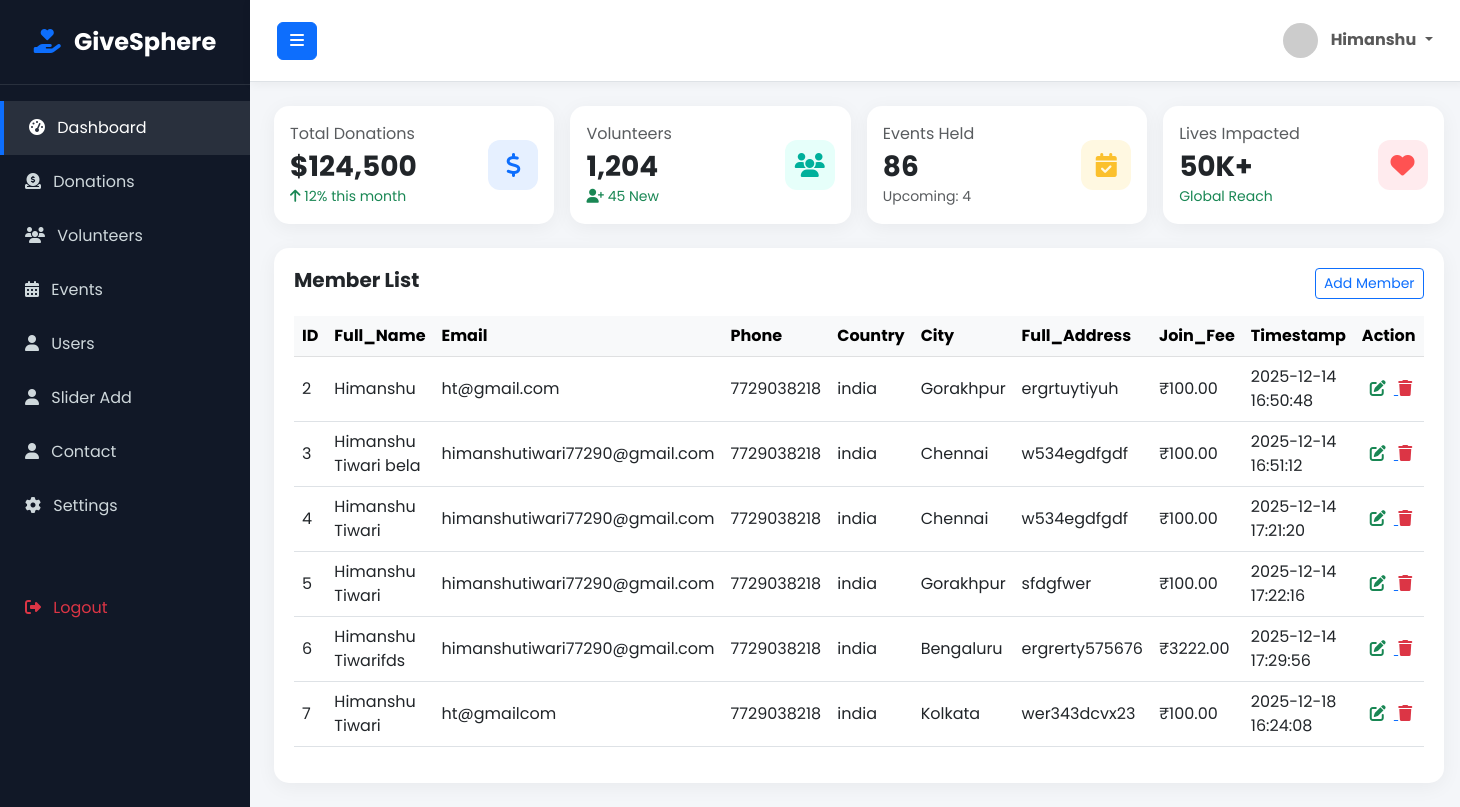
/ad/volunteer.php (signed in), run on the app's committed database.
### tables this page shows
CREATE TABLE `volunteer` (
  `id` int(30) NOT NULL,
  `full_name` varchar(299) NOT NULL,
  `email` varchar(200) NOT NULL,
  `phone` varchar(100) NOT NULL,
  `password` varchar(200) NOT NULL,
  `country` varchar(300) NOT NULL,
  `city` varchar(300) NOT NULL,
  `full_address` text NOT NULL,
  `join_fee` decimal(10,2) NOT NULL,
  `timestamp` timestamp NOT NULL DEFAULT current_timestamp()
);

### ad/volunteer.php (the view, shortened to what this page needs)
<!DOCTYPE html>
<html lang="en">
<head>
    <link href="https://cdn.jsdelivr.net/npm/bootstrap@5.3.0/dist/css/bootstrap.min.css" rel="stylesheet">
    <link rel="stylesheet" href="https://cdnjs.cloudflare.com/ajax/libs/font-awesome/6.4.0/css/all.min.css">
    <link rel="stylesheet" href="style.css">
</head>
<body>
    <?php
    include 'layoutad/sidebar.php';
    ?>
    <div class="container-fluid px-4 py-4">
        <div class="row g-3 mb-4">
            <div class="col-md-3">
                <div class="card stats-card p-3">
                    <div class="d-flex justify-content-between align-items-center">
                        <div>
                            <p class="text-muted mb-1">Total Donations</p>
                            <h3 class="fw-bold mb-0">$124,500</h3>
                            <small class="text-success"><i class="fas fa-arrow-up"></i> 12% this month</small>
                        </div>
                        <div class="icon-box bg-light-primary">
                            <i class="fas fa-dollar-sign"></i>
                        </div>
                    </div>
                </div>
            </div>
            <div class="col-md-3">
                <div class="card stats-card p-3">
                    <div class="d-flex justify-content-between align-items-center">
                        <div>
                            <p class="text-muted mb-1">Volunteers</p>
                            <h3 class="fw-bold mb-0">1,204</h3>
                            <small class="text-success"><i class="fas fa-user-plus"></i> 45 New</small>
                        </div>
                        <div class="icon-box bg-light-success">
                            <i class="fas fa-users"></i>
                        </div>
                    </div>
                </div>
            </div>
            <div class="col-md-3">
                <div class="card stats-card p-3">
                    <div class="d-flex justify-content-between align-items-center">
                        <div>
                            <p class="text-muted mb-1">Events Held</p>
                            <h3 class="fw-bold mb-0">86</h3>
                            <small class="text-muted">Upcoming: 4</small>
                        </div>
                        <div class="icon-box bg-light-warning">
                            <i class="fas fa-calendar-check"></i>
                        </div>
                    </div>
                </div>
            </div>
            <div class="col-md-3">
                <div class="card stats-card p-3">
                    <div class="d-flex justify-content-between align-items-center">
                        <div>
                            <p class="text-muted mb-1">Lives Impacted</p>
                            <h3 class="fw-bold mb-0">50K+</h3>
                            <small class="text-success">Global Reach</small>
                        </div>
                        <div class="icon-box bg-light-danger">
                            <i class="fas fa-heart"></i>
                        </div>
                    </div>
                </div>
            </div>
        </div>
        <div class="row">
            <div class="col-12">
                <div class="table-container">
                    <div class="d-flex justify-content-between align-items-center mb-3">
                        <h5 class="fw-bold">Member List</h5>
                        <a href="volunteer-add.php" class="btn btn-outline-primary btn-sm">Add Member</a>
                    </div>
                    <div class="table-responsive">
                        <table class="table table-hover align-middle">
                            <thead class="table-light">
                                <tr>
                                    <th>ID</th>
                                    <th>Full_Name</th>
                                    <th>Email</th>
                                    <th>Phone</th>
                                    <th>Country</th>
                                    <th>City</th>
                                    <th>Full_Address</th>
                                    <th>Join_Fee</th>
                                    <th>Timestamp</th>
                                    <th>Action</th>
                                </tr>
                            </thead>
                            <tbody>
                                <?php
                                $sql = "SELECT * FROM volunteer ORDER BY id ";
                                $data = mysqli_query($con, $sql);
                                if (mysqli_num_rows($data) > 0) {
                                    while ($result = mysqli_fetch_assoc($data)) {
                                ?>
                                        <tr>
                                            <td><?= $result['id'] ?></td>
                                            <td><?= $result['full_name'] ?></td>
                                            <td><?= $result['email'] ?></td>
                                            <td><?= $result['phone'] ?></td>
                                            <td><?= $result['country'] ?></td>
                                            <td><?= $result['city'] ?></td>
                                            <td><?= $result['full_address'] ?></td>
                                            <td>₹<?= $result['join_fee'] ?></td>
                                            <td><?= $result['timestamp'] ?></td>
                                            <td>
                                                <a href="volunteer-edit.php?id=<?= $result['id'] ?>">
                                                    <i class="fa fa-edit text-success px-2"></i>
                                                </a>
                                                <a href="volunterr-delete.php?id=<?= $result['id'] ?>">
                                                    <i class="fa fa-trash text-danger"></i>
                                                </a>
                                            </td>
                                        </tr>
                                <?php
                                    }
                                }
                                ?>
                            </tbody>
                        </table>
                    </div>
                </div>
            </div>
        </div>
    </div>
    </div>
    </div>
</body>
</html>

### ad/style.css (style rules this page uses)
:root { --primary-color: #0d6efd; --secondary-color: #984caf; --bg-color: #f4f6f9; --sidebar-width: 250px; --sidebar-bg: #111827; --text-light: #cfd8dc; }
body { font-family: 'Poppins', sans-serif; background-color: var(--bg-color); overflow-x: hidden; margin: 0; padding: 0; }
.stats-card { border: none; border-radius: 15px; box-shadow: 0 4px 20px rgba(0, 0, 0, 0.05); transition: transform 0.3s; background: #fff; }
.icon-box { width: 50px; height: 50px; border-radius: 12px; display: flex; align-items: center; justify-content: center; font-size: 24px; }
.bg-light-primary { background: #e6f0ff; color: var(--primary-color); }
.bg-light-success { background: #e6fffa; color: #00b09b; }
.bg-light-warning { background: #fff8e1; color: #fbc02d; }
.bg-light-danger { background: #ffebee; color: #ff5252; }
.table-container { background: #fff; border-radius: 15px; box-shadow: 0 4px 20px rgba(0, 0, 0, 0.05); padding: 20px; }

### data on the page
volunteer: id "2", full_name "Himanshu", email "ht@gmail.com", phone "7729038218", country "india", city "Gorakhpur", full_address "ergrtuytiyuh", join_fee "100.00", timestamp "2025-12-14 16:50:48"
volunteer: id "3", full_name "Himanshu Tiwari bela", email "himanshutiwari77290@gmail.com", phone "7729038218", country "india", city "Chennai", full_address "w534egdfgdf", join_fee "100.00", timestamp "2025-12-14 16:51:12"
volunteer: id "4", full_name "Himanshu Tiwari", email "himanshutiwari77290@gmail.com", phone "7729038218", country "india", city "Chennai", full_address "w534egdfgdf", join_fee "100.00", timestamp "2025-12-14 17:21:20"
volunteer: id "5", full_name "Himanshu Tiwari", email "himanshutiwari77290@gmail.com", phone "7729038218", country "india", city "Gorakhpur", full_address "sfdgfwer", join_fee "100.00", timestamp "2025-12-14 17:22:16"
volunteer: id "6", full_name "Himanshu Tiwarifds", email "himanshutiwari77290@gmail.com", phone "7729038218", country "india", city "Bengaluru", full_address "ergrerty575676", join_fee "3222.00", timestamp "2025-12-14 17:29:56"
volunteer: id "7", full_name "Himanshu Tiwari", email "ht@gmailcom", phone "7729038218", country "india", city "Kolkata", full_address "wer343dcvx23", join_fee "100.00", timestamp "2025-12-18 16:24:08"
